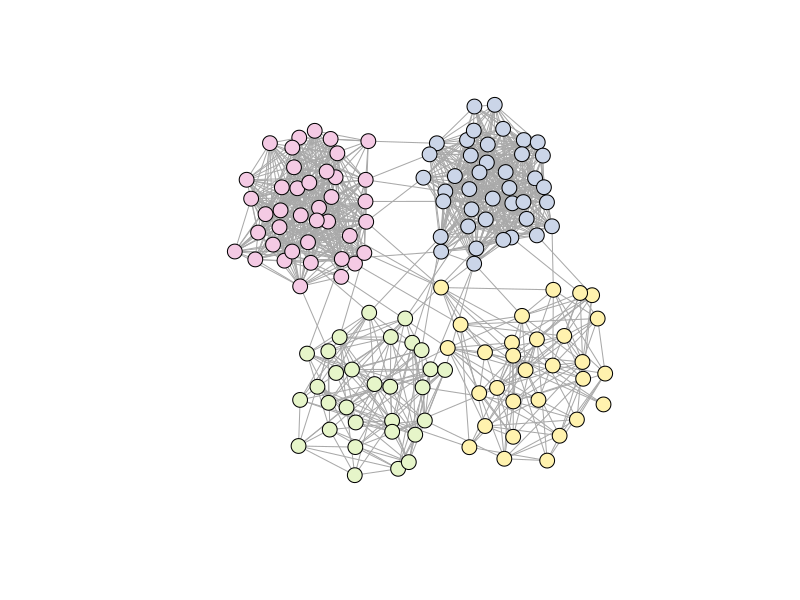

This figure's R source: (Note: this script raises an error after producing the figure.)
########################Chapter 2###############################################
library(igraph)
################################################################################
Adj.matrix<-function( n_node_cluster, In_cluster_p,Be_cluster_p){
  In.cluster.edges<-  function(n_cluster, In_cluster_p){
    Adj_Incluster <-  rbinom(n_cluster^2, 1, In_cluster_p)   %>%  matrix(nrow = n_cluster, ncol = n_cluster)
    Adj_Incluster[lower.tri(Adj_Incluster,diag = T) ]<- 0 
    Adj_Incluster <-   Adj_Incluster + t(Adj_Incluster)
    return(Adj_Incluster)
  }
  n_node     <- sum(n_node_cluster)
  adj.matrix <- rbinom(n_node^2,1,Be_cluster_p) %>%matrix(nrow= n_node, ncol = n_node )
  adj.matrix[lower.tri(adj.matrix,diag = T) ]<- 0 
  adj.matrix <-   adj.matrix + t(adj.matrix)
  n_node_cluster<-c(0,n_node_cluster )
  n_node_cluster <- n_node_cluster%>%cumsum()
  for (k in c(1:( length(n_node_cluster)-1))) {
    ID <- c((n_node_cluster[k]+1) : n_node_cluster[k+1])
    adj.matrix[ c(ID), c(ID)  ] <- In.cluster.edges(n_node_cluster[k+1]- n_node_cluster[k], In_cluster_p[k])
  }  
  return(adj.matrix)
  
}


set.seed(19960503)
## Two groups with not only few connection between groups
n     <-  50    # the largest number of nodes per cluster
k1    <-  0.8
k2    <-  0.6 
p1    <-  0.5
p2    <-  0.3
n_node_cluster <-  c( k1 , k1 , k2 , k2)*n
n.node         <-  sum(n_node_cluster)    
n_nodes.c      <-  cumsum(c(0,n_node_cluster) )
n.cluster      <-  length(n_node_cluster)

In_cluster_p   <- c( p1 , p1 , p2 , p2 )
Be_cluster_p   <- 1/180
cluster   <- c( rep(1,n_node_cluster[1]) ,  rep(2,n_node_cluster[2]) ,   rep(3,n_node_cluster[3]) ,    rep(4,n_node_cluster[4]))
color     <- c("#cbd5e8","#f4cae4","#e6f5c9","#fff2ae")
color.cluster  <- color[cluster]
adj.mat  <- Adj.matrix(n_node_cluster, In_cluster_p, Be_cluster_p)
G    <- graph_from_adjacency_matrix( adj.mat, mode =  "undirected") 
l    <- layout.kamada.kawai(G)

pdf("2types_network.pdf",  width=10, height=10)
### Plot the clusters           
plot(G  , vertex.color = color.cluster     , vertex.size = 8 , layout= l,  vertex.label = "")  
####### Generate the correct potential outcomes
dev.off()


###########################################################################################
################### Evaluate  Estimation  #################################################
###########################################################################################
mu        <-  c(1.6,1)
alpha     <-  c(1.4,1)
sig       <-  1

CL.adj    <- lapply( 1 : n.cluster ,  function(k) sapply(1: n.cluster , function(x) rowSums( adj.mat[ which(cluster==k),which(cluster==x)] ) ) )
n.deg     <- unlist(lapply(CL.adj, rowSums) )
Ave.edges <- sum(  n.deg  )/n.node
epsilon   <- rnorm(n.node,0, sig)
sd.deg    <- n.deg/Ave.edges
PO.Y0     <- mu[2] + alpha[2]* sd.deg + epsilon
PO.Y1     <- mu[1] + alpha[1]* sd.deg + epsilon

CL.barY1  <-  sapply( 1:n.cluster  , function(k)  mean(   PO.Y1[which(cluster==k)] ) )
CL.barY0  <-  sapply( 1:n.cluster  , function(k)  mean(   PO.Y0[which(cluster==k)] ) )


IN.TAU        <-   mean(PO.Y1-PO.Y0)
CL.TAU        <-   mean(CL.barY1-CL.barY0)
Tau           <-  c( IN.TAU, CL.TAU ) 
names(Tau)    <-  c("In","Cl" )
################################################

CL.adj        <- lapply( 1 : n.cluster ,  function(k) sapply(1: n.cluster         , function(x) apply( adj.mat[ which(cluster==k),which(cluster==x)], 1, sum ) ) ) 
node.In         <- lapply( 1 : n.cluster ,  function(k) sapply(1: nrow(CL.adj[[k]]) , function(x)     1*( sum(CL.adj[[k]][x,-k]  )==0       )))
node.de         <- lapply( 1 : n.cluster ,  function(k) sapply(1: nrow(CL.adj[[k]]) , function(x) ifelse( sum(CL.adj[[k]][x,-k]>0)==1, 1 ,0 )) )
Inclusion       <- lapply( 1 : n.cluster ,  function(k) matrix(0, nrow =sum(cluster==k) , ncol= n.cluster))

for (k  in c(1:n.cluster)  ) {
  Inclusion[[k]][,k]<-node.In[[k]]
  Inclusion[[k]][which(node.de[[k]]==1),-k] <- 1*(CL.adj[[k]][which(node.de[[k]]==1),-k]>0)
}



##assign 6 possible treatment for the clusters
Treat       <- cbind( c(1,1,0,0) , c(0,0,1,1) ,  c(1,0,1,0) ,
                      c(0,1,0,1) , c(1,0,0,1) ,  c(0,1,1,0) )

    In.nodes <- lapply(node.In, sum) %>%unlist()
    Ot.nodes <- lapply(node.de, sum) %>%unlist()
In.ave.edges<-  sapply(1:n.cluster , function(x)   mean( apply(CL.adj [[x]][which(node.In[[x]]==1),],1,sum  )))
de.ave.egess<-  sapply(1:n.cluster , function(x)   mean( apply(CL.adj [[x]][which(node.de[[x]]==1),],1,sum )))
  
  
  
Treat.eval <- function(x){
  CL.Treat        <- Treat[,x]
  #### Generate Individual level treatment
  Res.gen <- function(k){
    Adj.Treat <-  CL.adj[[k]]%*%  CL.Treat
    Adj.Contr <-  CL.adj[[k]]%*%(1-CL.Treat) 
      P.Y     <- mu[1]*CL.Treat[k] + mu[2]*(1-CL.Treat[k]) +  ( Adj.Treat*alpha[1]+Adj.Contr*alpha[2])/Ave.edges + epsilon[cluster==k]  
      return(P.Y)
  }
  #### Generate response according to the observed treatment
  P.Y       <- lapply(1:n.cluster, Res.gen)
  T.cluster <-   CL.Treat *c(1:n.cluster)
  T.cluster <- T.cluster[ which(T.cluster!= 0) ]
  C.cluster <- (1-CL.Treat)*c(1:n.cluster)
  C.cluster <- C.cluster[ which(C.cluster!= 0) ]
  HT.ind    <- rep(0,n.cluster)
  HT.cl     <- rep(0,n.cluster)
  
  for (k in c(1: n.cluster)) {
    P.Yx    <-   P.Y[[k]]
    P.Yx1   <-   P.Yx[ which( node.In[[k]]==1 )]   
    if(  CL.Treat[k]==1){
      if (sum( Inclusion[[k]][,T.cluster[which(T.cluster!=k)]]==1 ) ==0 ) {
        P.Yx2   <- 0  
      }else{
        P.Yx2   <-   P.Yx[ which( Inclusion[[k]][,T.cluster[which(T.cluster!=k)]]==1)  ]
      }
    }else{ 
      if(sum( Inclusion[[k]][,C.cluster[which(C.cluster!=k)] ]==1)==0){
        P.Yx2  <- 0
            }else{
        P.Yx2  <-    P.Yx[ which( Inclusion[[k]][,C.cluster[which(C.cluster!=k)] ]==1)]
            }
    }
    HT.ind[k]  <-   sum(P.Yx1)*2 + sum(P.Yx2)*6
    HT.cl[k]   <-   HT.ind[k]  /  length(P.Yx)
  }
  HT.est.ind <-  ( sum( CL.Treat*HT.ind ) - sum( (1-CL.Treat)*HT.ind )  ) / n.node
  HT.est.cl  <-  ( sum( CL.Treat*HT.cl  ) - sum( (1-CL.Treat)*HT.cl  )  ) / n.cluster
    re  <- c(     HT.est.ind  , HT.est.cl   )
  names(re) <- c("HT.In","HT.CL")
  
  return(re)
} 
 node.eval <- function(x){
  
  trt        <- Treat[,x]
  imb.in.node <-   sum(trt*In.nodes)/2- sum((1-trt)*In.nodes)/2
  imb.ot.node <-   sum(trt*Ot.nodes)/2- sum((1-trt)*Ot.nodes)/2
  imb.in.edge <-   sum(trt* In.ave.edges)/2- sum((1-trt)*In.ave.edges)/2   
  
  T.cluster <- trt*c(1:n.cluster)
  T.cluster <- T.cluster[ which(T.cluster!= 0) ]
  C.cluster <- (1-trt)*c(1:n.cluster)
  C.cluster <- C.cluster[ which(C.cluster!= 0) ]
  T.use.node <-  lapply(1:length(T.cluster), function(x) Inclusion[[T.cluster[x]]][,T.cluster[-x]]  ) 
  C.use.node <-  lapply(1:length(C.cluster), function(x) Inclusion[[C.cluster[x]]][,C.cluster[-x]]  ) 
  T.N.U.node <- lapply(T.use.node, sum) %>% unlist()
  C.N.U.node <- lapply(C.use.node, sum) %>% unlist()
  imb.u.nodes <- sum(T.N.U.node) /2- sum(C.N.U.node)/2  
  
  
  Cal.edges <-  function(X ){
    
    if(length(X)==0 ) {
      re = 0
    }else if(is.null(ncol(X))){
      re =   sum(X)
    }else {
      re = mean(apply(X,1, sum) )
    }
    return(re)
  }
  
  T.u.ave.edge<- sapply(1:length(T.cluster), function(x)  Cal.edges(CL.adj[[T.cluster[x]]][ which( T.use.node[[x]]==1),]))
  C.u.ave.edge<- sapply(1:length(C.cluster), function(x)  Cal.edges(CL.adj[[C.cluster[x]]][ which( C.use.node[[x]]==1),]))
  
  imb.u.ave.edge<-sum(T.u.ave.edge)/2 - sum(C.u.ave.edge)/2
  re<- c(  imb.in.node, imb.ot.node, imb.in.edge,imb.u.nodes ,imb.u.ave.edge)
  return(re)
}

RE.eval<-sapply(1:ncol(Treat),Treat.eval )

colnames(RE.eval) <- c("(1,1,0,0)","(0,0,1,1)", "(1,0,1,0)", "(0,1,0,1)", "(1,0,0,1)","(0,1,1,0)")


Re.mean     <- apply(RE.eval, 1, mean)
Re.var <- apply(RE.eval, 1, function(X)  sum(X^2)/6 - (sum(X)/6 )^2  )
RE.summary<-cbind( bias =  Re.mean -Tau   ,var = Re.var )
rownames(RE.summary) <- rownames(RE.eval)


Imb<-  sapply(1:ncol(Treat), node.eval )

rownames(Imb)<- c("Inner nodes","All outer nodes" , "Ave Inner edges","Used outer nodes","Ave used outer edges")
colnames(Imb)<-  c("(1,1,0,0)","(0,0,1,1)", "(1,0,1,0)", "(0,1,0,1)", "(1,0,0,1)","(0,1,1,0)")

rbind( RE.eval[,c(2,4,6)], Imb[c(1,3,4,5),c(2,4,6)] )%>%xtable(digits = 3)
